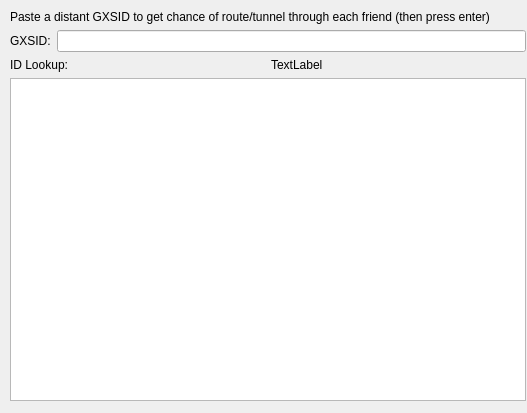
<?xml version="1.0" encoding="UTF-8"?>
<ui version="4.0">
 <class>TopJCDialog</class>
 <widget class="QWidget" name="TopJCDialog">
  <property name="geometry">
   <rect>
    <x>0</x>
    <y>0</y>
    <width>527</width>
    <height>413</height>
   </rect>
  </property>
  <property name="windowTitle">
   <string>Form</string>
  </property>
  <widget class="QWidget" name="verticalLayoutWidget">
   <property name="geometry">
    <rect>
     <x>10</x>
     <y>10</y>
     <width>516</width>
     <height>391</height>
    </rect>
   </property>
   <layout class="QVBoxLayout" name="verticalLayout">
    <item>
     <widget class="QLabel" name="label_3">
      <property name="text">
       <string>Paste a distant GXSID to get chance of route/tunnel through each friend (then press enter)</string>
      </property>
     </widget>
    </item>
    <item>
     <layout class="QHBoxLayout" name="horizontalLayout">
      <item>
       <widget class="QLabel" name="label">
        <property name="text">
         <string>GXSID:</string>
        </property>
       </widget>
      </item>
      <item>
       <widget class="QLineEdit" name="lineEdit"/>
      </item>
     </layout>
    </item>
    <item>
     <layout class="QHBoxLayout" name="horizontalLayout_2">
      <item>
       <widget class="QLabel" name="label_2">
        <property name="text">
         <string>ID Lookup:</string>
        </property>
       </widget>
      </item>
      <item>
       <widget class="GxsIdLabel" name="idLabel">
        <property name="text">
         <string>TextLabel</string>
        </property>
       </widget>
      </item>
     </layout>
    </item>
    <item>
     <widget class="QTextBrowser" name="textBrowser"/>
    </item>
   </layout>
  </widget>
 </widget>
 <customwidgets>
  <customwidget>
   <class>GxsIdLabel</class>
   <extends>QLabel</extends>
   <header>gui/gxs/GxsIdLabel.h</header>
  </customwidget>
 </customwidgets>
 <resources/>
 <connections/>
</ui>
